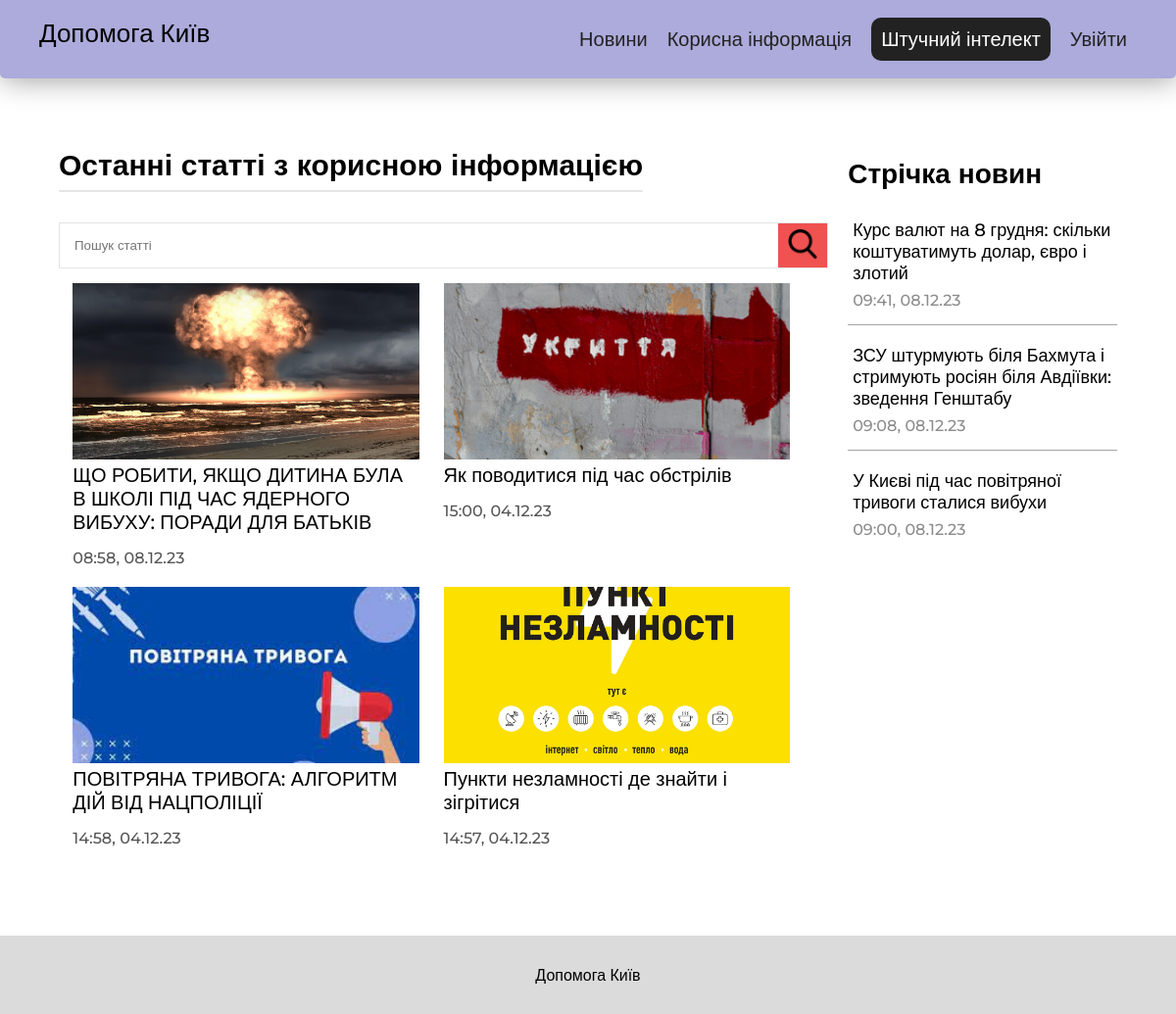
/articles, run on an earlier commit of the app's database.
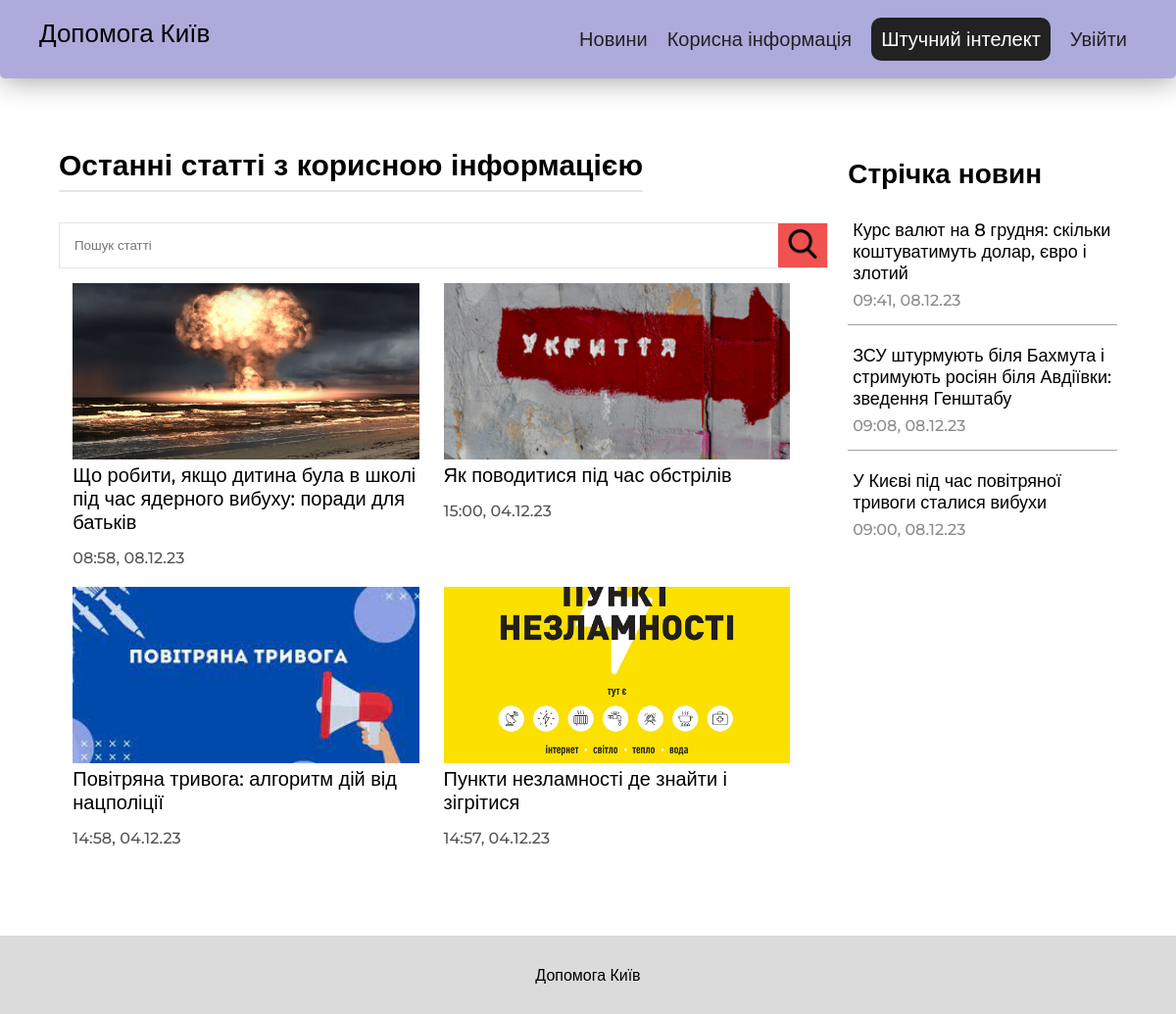
And on a later commit of the database.
### main/models.py (models this page shows, shortened)
class Articles(models.Model):
    author = models.ForeignKey(User, on_delete=models.DO_NOTHING)
    name = models.CharField('Назва', max_length=150)
    content = models.TextField('Зміст')
    icon = models.ImageField('Картинка', upload_to = 'main/static/main/ArticleImgs/')
    date = models.DateTimeField("Дата публікації", auto_now_add=True)
    class Meta:
        verbose_name = 'Стаття'
        verbose_name_plural = 'Статті'

### main/views.py (the view)
# urls.py: path('articles', views.articles, name='articles'),
def articles(request):
    return render(request, 'main/articles.html', {"articles": Articles.objects.all().order_by('-date'), "news": News.objects.all().order_by('-date')})

### main/templates/main/articles.html (shortened to what this page needs)
{% extends 'main/layout.html' %}
{% load static %}
{% block head %}
<link rel="stylesheet" href="{% static 'main/css/article.css' %}">
<link rel="stylesheet" href="{% static 'main/css/article list.css' %}">
{% endblock %}
{% block content %}
<div class="wrapper">
    <div class="content_sep">
        <section class="articles_part">
            <h1 class="article_list_title">
                Останні статті з корисною інформацією
            </h1>
            <div class="search_container">
                <form class="search_form" action="{% url 'search-articles' %}" method="get">
                    <input class="search_input" type="search" name="q" placeholder="Пошук статті">
                    <button class="search_button" type="submit">
                        <img src="{% static 'main/icons/search.png' %}" alt="">
                    </button>
                </form>
            </div>
            <div class="articles_wrapper">
                {% for article in articles %}
                    <a href="{% url 'articles-detail' article.id %}" class="article_container">
                        <img src="{{ article.icon.url }}" alt="" class="article_img">
                        <div class="article_title">{{ article.name }}</div>
                        <div class="article_info_wrapper">
                            <div class="article_date">{{ article.date|date:'H:i, d.m.y' }}</div>
                        </div>
                    </a>
                {% endfor %}
            </div>
        </section>
        <div class="sidebar">
            <div class="sidebar_title">
                Стрічка новин
            </div>
            {% for new in news %}
                <a href="{% url 'news-detail' new.id %}" class="sidebar_item">
                        <div class="sidebar_item_title">{{ new.name }}</div>
                    <div class="sidebar_item_info">
                        <div class="sidebar_item_date">{{ new.date|date:'H:i, d.m.y' }}</div>
                    </div>
                </a>
            {% endfor %}
        </div>
    </div>
</div>
{% endblock %}

What changed in the data, as far as the page shows it:
changed Articles: name "ЩО РОБИТИ, ЯКЩО ДИТИНА БУЛА В ШКОЛІ ПІД ЧАС ЯДЕРНОГО ВИБУХУ: ПОРАДИ ДЛЯ БАТЬКІВ" → "Що робити, якщо дитина була в школі під час ядерного вибуху: поради для батьків"
changed Articles: name "ПОВІТРЯНА ТРИВОГА: АЛГОРИТМ ДІЙ ВІД НАЦПОЛІЦІЇ" → "Повітряна тривога: алгоритм дій від нацполіції"
